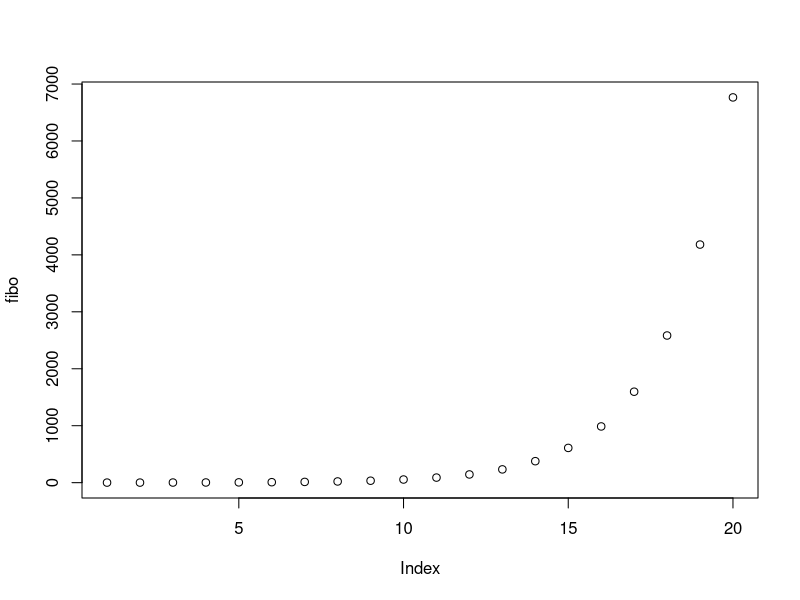
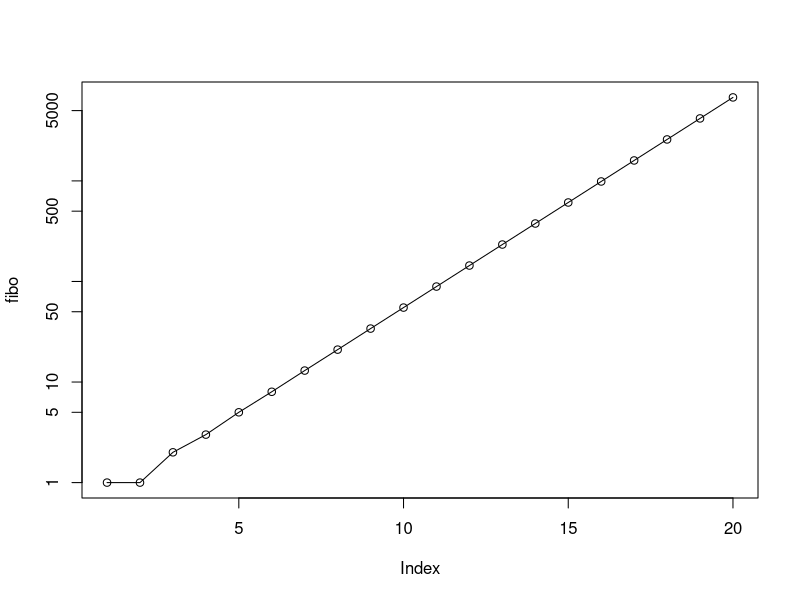

These charts were generated, in order, by the following R code:

## LOOPS OBLIGADOS (O NO)
# En el caso anterior, no era necesario utilizar un loop, ya que el comando
# "seq" puede realizar la misma tarea e incluso con mayor eficiencia. No es
# raro que se utilicen loops existiendo otros comandos que hacen lo mismo,
# debido a la cantidad de funciones que existen en R.

# Sin embargo hay ocasiones en que es realmente necesario utilizar un loop. Un
# caso paradigmático es cuando "el valor siguiente depende del anterior". Por
# ejemplo, si consideramos el aumento de un depósito bancaro bajo una tasa de
# interés determinada.

# Si la tasa de interés es "t" y la cantidad depositada es "d":
# d( n + 1 ) = d( n ) + d( n ) * t

# (Se indica entre paréntesis el año).
# En este caso, para calcular d( n + 1 ) necesito saber cuanto es d( n ), para
# lo cual debo conocer d( n - 1 ), etc... Por lo tanto, lo que necesito es
# saber el valor inicial d( 0 ).

# Entonces, para calcular d( n ) a partir de un depósito inicial podemos usar
# el siguiente código:
plata.inicial <- 500         # depósito inicial
tasa.interes  <- 0.05        # tasa de interés, 5%
deposito <- numeric(10)      # 10 años/iteraciones
deposito[1] <- plata.inicial # Hay que ingresar "manualmente" el valor inicial
                             # *antes* del loop
for (i in 1:9) {
  plata <- deposito[i] + deposito[i] * tasa.interes
  deposito[i + 1] <- plata
}
 
 
# Otro ejemplo: serie de Fibonacci
# La serie de Fibonacci empieza con dos 1 y se calcula cada valor siguiente
# sumando los dos anteriores.

# Es decir, si f( n ) es el enésimo valor de la serie, una forma de describir
# la serie es (empezando por n=3):
# f( n ) = f(n - 1) + f(n - 2)

# Los primeros valores son:
# 1 1 2 3 5 8 13 21 34 55 89 ...

# Calculemos los primeros 20 elementos de la serie:

fibo <- numeric(20) + 1
# "fibo" es un vector para rellenar.
for (n in 3:20) {
  fibo[n] <- fibo[n - 1] + fibo[n - 2]
  # Esta viene a ser la ecuación de más arriba...
}
fibo
plot(fibo)
plot(fibo, log='y', type='o')
